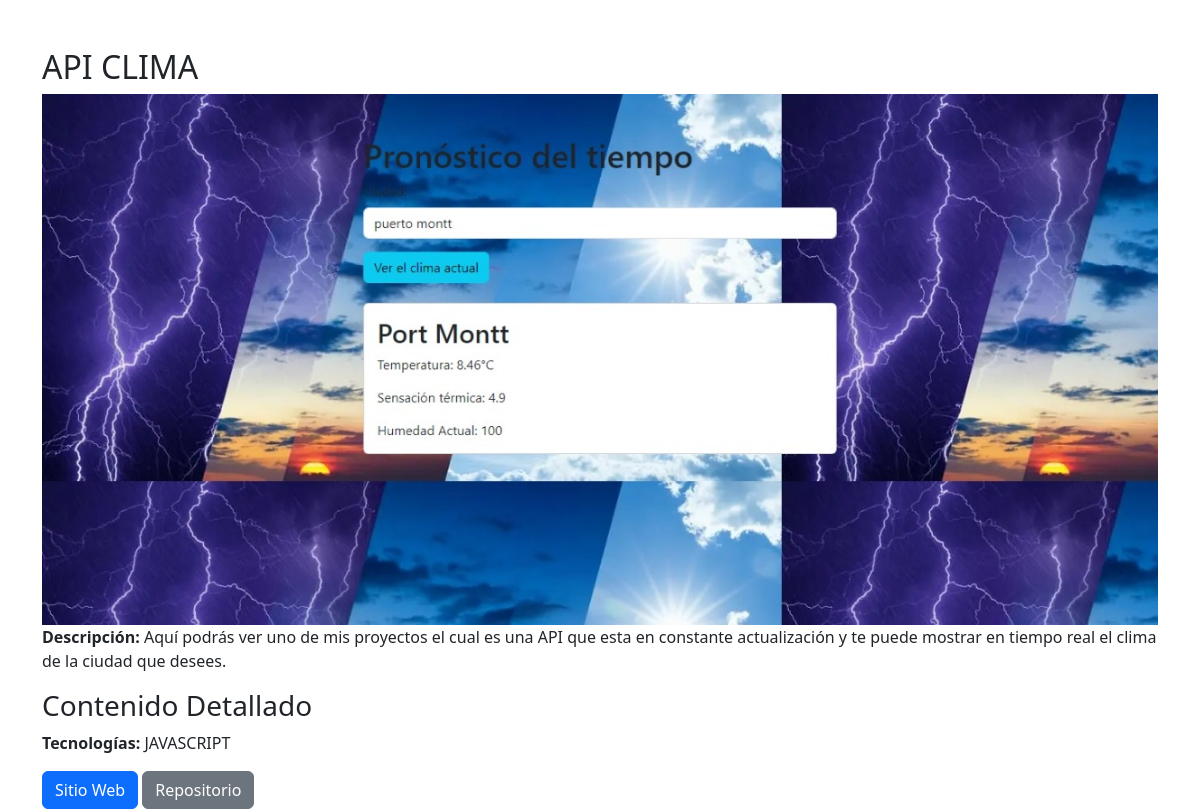
Screenshot of /proyecto/1/ with the database file from the repository.
### myportfolio/models.py (models this page shows, shortened)
class Proyecto(models.Model):
    titulo = models.CharField(max_length=200)
    imagen = models.ImageField(upload_to='proyectos/')
    descripcion = models.TextField()
    contenido = RichTextField()  # Campo de texto enriquecido#######ETAPA 5
    tecnologias = models.ManyToManyField(Tecnologia)
    link_sitio = models.URLField(max_length=200)
    link_repositorio = models.URLField(max_length=200)
    categoria = models.ForeignKey(Categoria, on_delete=models.CASCADE)

class Tecnologia(models.Model):
    nombre = models.CharField(max_length=50, unique=True)
    def __str__(self):
        return self.nombre

### myportfolio/views.py (the view)
# urls.py: path('proyecto/<int:pk>/', views.proyecto_detalle, name='proyecto_detalle'),  # Nueva URL para el detalle del proyecto
def proyecto_detalle(request, pk):
    proyecto = get_object_or_404(Proyecto, pk=pk)
    return render(request, 'proyecto_detalle.html', {'proyecto': proyecto})

### myportfolio/Templates/proyecto_detalle.html (shortened to what this page needs)
{% extends 'base_generic.html' %}
{% block content %}
  <div class="container mt-5">
    <h2>{{ proyecto.titulo }}</h2>
    <img src="{{ proyecto.imagen.url }}" alt="{{ proyecto.titulo }}" class="img-fluid">
    <p><strong>Descripción:</strong> {{ proyecto.descripcion }}</p>
    <div>
      <h3>Contenido Detallado</h3>
    </div>
    <p><strong>Tecnologías:</strong> {{ proyecto.tecnologias.all|join:", " }}</p>
    <a href="{{ proyecto.link_sitio }}" class="btn btn-primary">Sitio Web</a>
    <a href="{{ proyecto.link_repositorio }}" class="btn btn-secondary">Repositorio</a>
  </div>
{% endblock %}

### rows the page displays
Proyecto: titulo "API CLIMA", imagen (picture), descripcion "Aquí podrás ver uno de mis proyectos el cual es una API que esta en constante actualización y te puede mostrar en tiempo real el clima de la ciudad que desees.", tecnologias.all "JAVASCRIPT"
